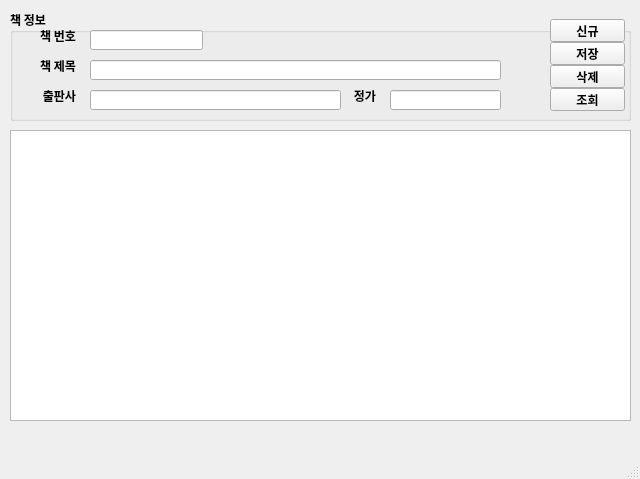
<?xml version="1.0" encoding="UTF-8"?>
<ui version="4.0">
 <class>MainWindow</class>
 <widget class="QMainWindow" name="MainWindow">
  <property name="geometry">
   <rect>
    <x>0</x>
    <y>0</y>
    <width>640</width>
    <height>479</height>
   </rect>
  </property>
  <property name="maximumSize">
   <size>
    <width>640</width>
    <height>480</height>
   </size>
  </property>
  <property name="font">
   <font>
    <family>나눔고딕</family>
    <weight>75</weight>
    <bold>true</bold>
   </font>
  </property>
  <property name="windowTitle">
   <string>마당 도서관리 v1.0</string>
  </property>
  <widget class="QWidget" name="centralwidget">
   <widget class="QGroupBox" name="groupBox">
    <property name="geometry">
     <rect>
      <x>10</x>
      <y>10</y>
      <width>621</width>
      <height>111</height>
     </rect>
    </property>
    <property name="title">
     <string>책 정보</string>
    </property>
    <widget class="QLabel" name="label">
     <property name="geometry">
      <rect>
       <x>10</x>
       <y>20</y>
       <width>56</width>
       <height>12</height>
      </rect>
     </property>
     <property name="text">
      <string>책 번호</string>
     </property>
     <property name="alignment">
      <set>Qt::AlignRight|Qt::AlignTrailing|Qt::AlignVCenter</set>
     </property>
    </widget>
    <widget class="QLineEdit" name="txtbookid">
     <property name="geometry">
      <rect>
       <x>80</x>
       <y>20</y>
       <width>113</width>
       <height>20</height>
      </rect>
     </property>
    </widget>
    <widget class="QPushButton" name="btnNew">
     <property name="geometry">
      <rect>
       <x>540</x>
       <y>9</y>
       <width>75</width>
       <height>23</height>
      </rect>
     </property>
     <property name="text">
      <string>신규</string>
     </property>
    </widget>
    <widget class="QPushButton" name="btnDel">
     <property name="geometry">
      <rect>
       <x>540</x>
       <y>55</y>
       <width>75</width>
       <height>23</height>
      </rect>
     </property>
     <property name="text">
      <string>삭제</string>
     </property>
    </widget>
    <widget class="QPushButton" name="btnSave">
     <property name="geometry">
      <rect>
       <x>540</x>
       <y>32</y>
       <width>75</width>
       <height>23</height>
      </rect>
     </property>
     <property name="text">
      <string>저장</string>
     </property>
    </widget>
    <widget class="QLineEdit" name="txtpublisher">
     <property name="geometry">
      <rect>
       <x>80</x>
       <y>80</y>
       <width>251</width>
       <height>20</height>
      </rect>
     </property>
    </widget>
    <widget class="QLineEdit" name="txtprice">
     <property name="geometry">
      <rect>
       <x>380</x>
       <y>80</y>
       <width>111</width>
       <height>20</height>
      </rect>
     </property>
    </widget>
    <widget class="QLabel" name="label_3">
     <property name="geometry">
      <rect>
       <x>310</x>
       <y>80</y>
       <width>56</width>
       <height>12</height>
      </rect>
     </property>
     <property name="text">
      <string>정가</string>
     </property>
     <property name="alignment">
      <set>Qt::AlignRight|Qt::AlignTrailing|Qt::AlignVCenter</set>
     </property>
    </widget>
    <widget class="QLabel" name="label_4">
     <property name="geometry">
      <rect>
       <x>10</x>
       <y>80</y>
       <width>56</width>
       <height>12</height>
      </rect>
     </property>
     <property name="text">
      <string>출판사</string>
     </property>
     <property name="alignment">
      <set>Qt::AlignRight|Qt::AlignTrailing|Qt::AlignVCenter</set>
     </property>
    </widget>
   </widget>
   <widget class="QTableWidget" name="tblBooks">
    <property name="geometry">
     <rect>
      <x>10</x>
      <y>130</y>
      <width>621</width>
      <height>291</height>
     </rect>
    </property>
   </widget>
   <widget class="QPushButton" name="btnReload">
    <property name="geometry">
     <rect>
      <x>550</x>
      <y>88</y>
      <width>75</width>
      <height>23</height>
     </rect>
    </property>
    <property name="text">
     <string>조회</string>
    </property>
   </widget>
   <widget class="QLineEdit" name="txtbookname">
    <property name="geometry">
     <rect>
      <x>90</x>
      <y>60</y>
      <width>411</width>
      <height>20</height>
     </rect>
    </property>
   </widget>
   <widget class="QLabel" name="label_2">
    <property name="geometry">
     <rect>
      <x>20</x>
      <y>60</y>
      <width>56</width>
      <height>12</height>
     </rect>
    </property>
    <property name="text">
     <string>책 제목</string>
    </property>
    <property name="alignment">
     <set>Qt::AlignRight|Qt::AlignTrailing|Qt::AlignVCenter</set>
    </property>
   </widget>
  </widget>
  <widget class="QMenuBar" name="menubar">
   <property name="geometry">
    <rect>
     <x>0</x>
     <y>0</y>
     <width>640</width>
     <height>21</height>
    </rect>
   </property>
  </widget>
  <widget class="QStatusBar" name="statusbar"/>
 </widget>
 <tabstops>
  <tabstop>txtbookid</tabstop>
  <tabstop>txtbookname</tabstop>
  <tabstop>txtpublisher</tabstop>
  <tabstop>txtprice</tabstop>
  <tabstop>btnNew</tabstop>
  <tabstop>btnSave</tabstop>
  <tabstop>btnDel</tabstop>
  <tabstop>btnReload</tabstop>
  <tabstop>tblBooks</tabstop>
 </tabstops>
 <resources/>
 <connections/>
</ui>
